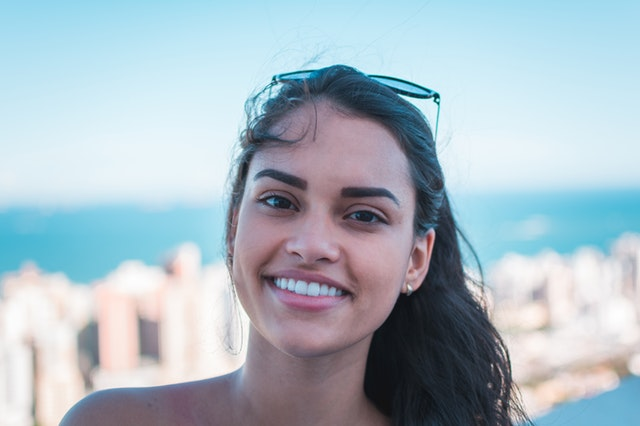
#> input picture smile/smile.jpg, 640 x 426 px, given in place of the camera
$ python smile_video.py
#> lines starting #> are read from the running program, lines starting #| are printed output that depends on the picture; after the words box and inside, x2 and y2 are one past the last pixel; in counts of white or black regions, pixels touching at a corner belong together
import cv2

cap = cv2.VideoCapture(0)
smile_cascade = cv2.CascadeClassifier("smile.xml")
face_cascade = cv2.CascadeClassifier("frontalface.xml")
while True:
    ret, frame = cap.read()
#> frame is the input picture: shape (426, 640, 3); mean B, G, R 195.2, 185.1, 169.2

    frame = cv2.resize(frame, (640, 480))
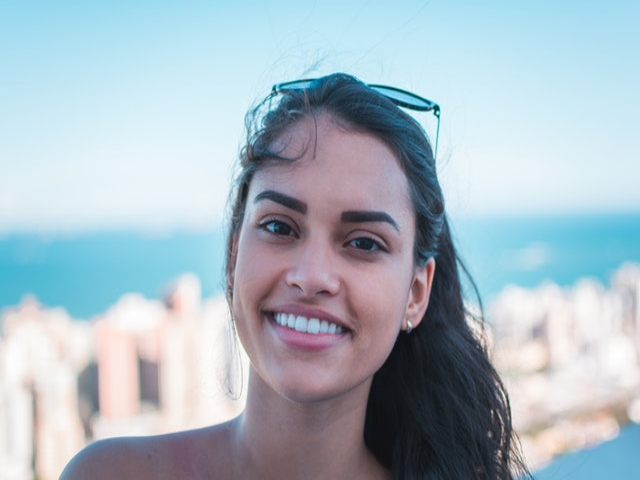
#> frame: shape (480, 640, 3); mean B, G, R 195.1, 185.1, 169.1
    gray = cv2.cvtColor(frame, cv2.COLOR_BGR2GRAY)
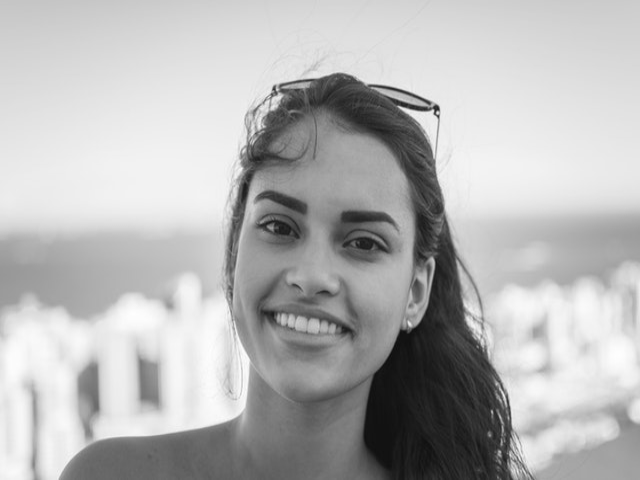
#> gray: shape (480, 640); min 12, max 255, mean 181.4

    faces = face_cascade.detectMultiScale(frame, 1.5, 9)
#> faces = [[178, 124, 273, 273]]

    for (x, y, w, h) in faces:
        cv2.rectangle(frame, (x, y), (x+w, y+h), (0, 0, 255), 2)

        roi_frame = frame[y:y+h, x: x+w]
        roi_gray = gray[y:y+h, x: x+w]
        smiles = smile_cascade.detectMultiScale(roi_frame, 1.5, 9)

        for (ex, ey, ew, eh) in smiles:
            cv2.rectangle(roi_frame, (ex, ey), (ex + ew, ey + eh), (255, 0, 0), 2)
#> this loop made 1 pass
#> (x, y, w, h, smiles) on pass 1: (178, 124, 273, 273, [[69, 172, 122, 61]])
#> pass 1, `roi_frame = frame[y:y+h, x: x+w]`:
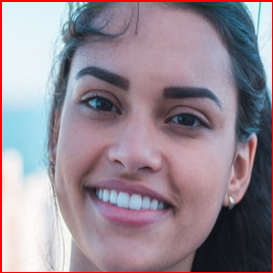
#> roi_frame: shape (273, 273, 3); mean B, G, R 148.2, 137.9, 150.8
#> pass 1, `roi_gray = gray[y:y+h, x: x+w]`:
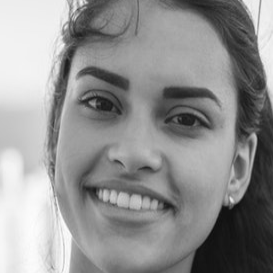
#> roi_gray: shape (273, 273); min 12, max 255, mean 144.9
#> after the loop:
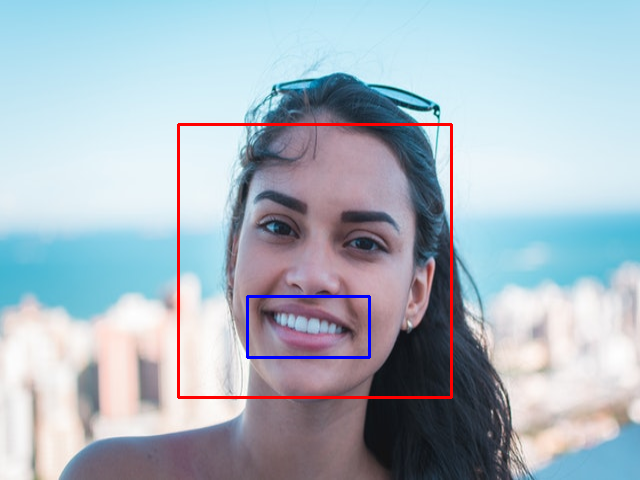
#> frame: shape (480, 640, 3); 1.42% of pixels changed, all inside (x1, y1, x2, y2) = (177, 123, 453, 399)
#> after the loop:
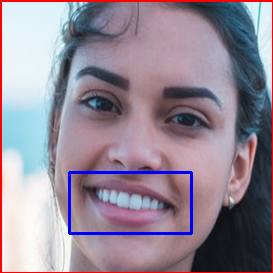
#> roi_frame: shape (273, 273, 3); 1.47% of pixels changed, all inside (x1, y1, x2, y2) = (68, 171, 193, 235)

    cv2.imshow("mask", frame)

    if cv2.waitKey(20) & 0xFF == ord("q"):
#> (key q is pressed here)
        break

cap.release()
cv2.destroyAllWindows()
